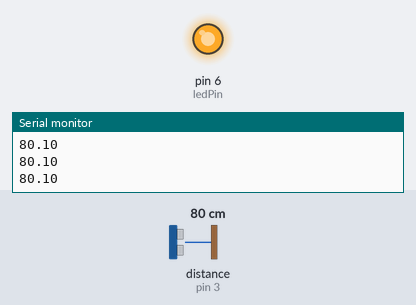
Simulated run of this sketch. Board: Arduino Uno, built with avr-gcc and run on an emulated ATmega328P. On the bench: output pins drawn as LEDs (lit = HIGH), the last lines printed to the serial monitor. Wiring (inferred from the names in the program): ultrasonic range finder: trigger pin 4; echo pin 3. The test bench sets the inputs (shaded band); at power-on: distance to the obstacle (sensor on pin 3) 80 cm. The echo pulse lasts 58.3 µs per cm; pins used as bus, display or sensor lines are not drawn.

Above: at 1.2 s.
1.3 s: distance to the obstacle (sensor on pin 3) set to 9 cm
At 1.7 s:
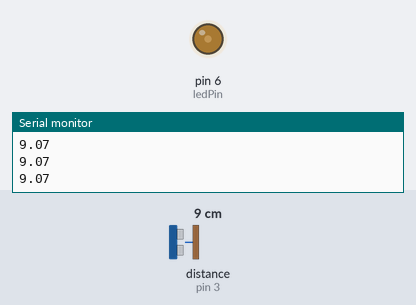
2.8 s: distance to the obstacle (sensor on pin 3) set to 60 cm
At 3.8 s:
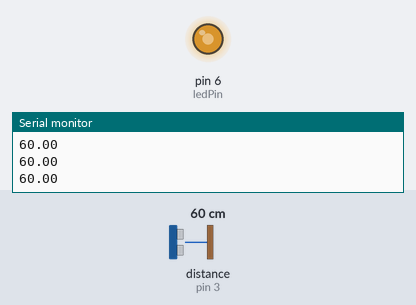
Timing chart, 0 to 5.8 s (numbered marks = the images above; inputs shaded):
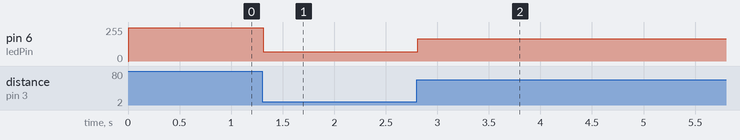

Measured:
- after the input at 1.3 s, pin 6 (ledPin): 251/255 → 68/255 at once
- after the input at 2.8 s, pin 6 (ledPin): 68/255 → 167/255 at once

The sketch:

3_shengjiangguan.ino
```cpp
int trigPin=4;
int echoPin=3;
int ledPin=6;
int baseDistance=5;
float distance=0;
int ledValue;

void setup(){
  Serial.begin(9600);
  pinMode(trigPin,OUTPUT);
  pinMode(echoPin,INPUT);
  pinMode(ledPin,OUTPUT);
}
void loop(){
  digitalWrite(trigPin,LOW);
  delayMicroseconds(2);
  digitalWrite(trigPin,HIGH);
  delayMicroseconds(10);
  digitalWrite(trigPin,LOW);
  distance = pulseIn(echoPin,HIGH)/58.0;
  if(distance>baseDistance){
    ledValue=map(distance,5,20,0,255);
  }
  analogWrite(ledPin,ledValue);
  Serial.println(distance);
}
```
